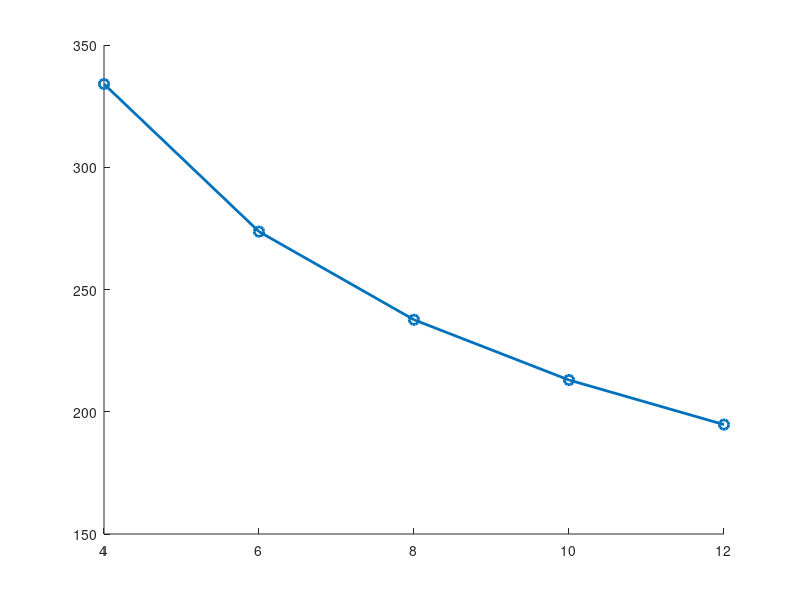

Here is the MATLAB script that generated this plot: (Note: this script raises an error after producing the figure.)
% Fixed parameters
delta = 0.010674;
s     = 0.043648;
CT    = 0.0012435;
k     = 0.10813;
Sfp   = 0.48;
W     = 29.43;
rho   = 1.225;
A     = 0.385;

% Rotor counts to sweep
n_values = [4 6 8 10 12];

% Descent speeds to evaluate
Vd_values = [0.5 1 1.5 2 2.5 3];

% Marker styles for each speed
markers = {'o','s','d','^','+','*'};   % circle, square, diamond, triangle, plus, star
colors  = lines(length(Vd_values));    % distinct colors

% Proposed descent model function
powerModel = @(n,V) ...
    (delta*s/(8*sqrt(n*rho*A))) .* (W/CT).^(3/2) ...
    + (1+k) .* W.^(3/2) ./ sqrt(2*n*rho*A) ...
    + 0.5*W.*V ...
    - (n/4).*Sfp.*rho.*V.^3 ...
    + (0.5*W - (n/4).*Sfp.*rho.*V.^2) .* ...
    sqrt((1 - Sfp/A).*V.^2 + (2*W)./(n.*rho.*A));

% Plot Power vs Rotor Count for each descent speed
figure; hold on;
for j = 1:length(Vd_values)
    V = Vd_values(j);
    P = arrayfun(@(n) powerModel(n,V), n_values);
    plot(n_values, P, ['-' markers{j}], ...
        'Color',colors(j,:),'LineWidth',2,'MarkerSize',7);

    % Calculate percentage change from n=4 to n=12
    P4  = powerModel(4,V);
    P12 = powerModel(12,V);
    percChange = ((P12 - P4)/P4)*100;

    % Display result in Command Window
    fprintf('Vd = %.1f m/s: Power change from n=4 to n=12 = %.2f %% (%s)\n', ...
        V, percChange, ternary(percChange>=0,'increase','decrease'));
end

xlabel('Number of Rotors');
ylabel('Power Consumption (W)');
title('Proposed Vertical Descent Model: Power vs Rotor Count');
legend(arrayfun(@(v) sprintf('V_d = %.1f m/s',v), Vd_values,'UniformOutput',false), ...
    'Location','northeast');
xlim([4 12]); ylim([100 400]); grid on;

% Helper inline function for labeling increase/decrease
function out = ternary(cond,trueStr,falseStr)
if cond, out = trueStr; else, out = falseStr; end
end
